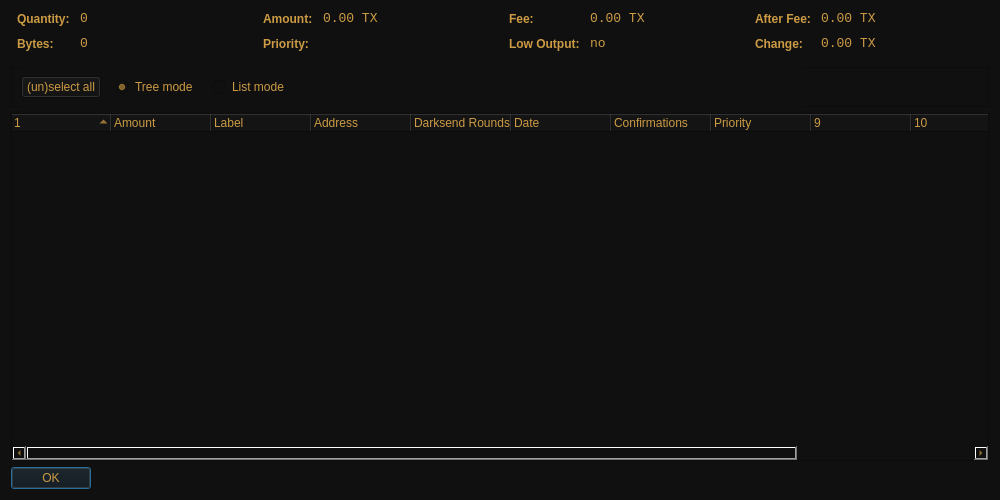
<?xml version="1.0" encoding="UTF-8"?>
<ui version="4.0">
 <class>CoinControlDialog</class>
 <widget class="QDialog" name="CoinControlDialog">
  <property name="geometry">
   <rect>
    <x>0</x>
    <y>0</y>
    <width>1000</width>
    <height>500</height>
   </rect>
  </property>
  <property name="windowTitle">
   <string>Coin Control</string>
  </property>
  <property name="styleSheet">
   <string notr="true">color: rgb(204, 155, 68);
background-color: rgb(16, 16, 16);</string>
  </property>
  <layout class="QVBoxLayout" name="verticalLayout">
   <item>
    <layout class="QHBoxLayout" name="horizontalLayoutTop" stretch="0,0,0,0">
     <property name="topMargin">
      <number>0</number>
     </property>
     <property name="bottomMargin">
      <number>10</number>
     </property>
     <item>
      <layout class="QFormLayout" name="formLayoutCoinControl1">
       <property name="horizontalSpacing">
        <number>10</number>
       </property>
       <property name="verticalSpacing">
        <number>10</number>
       </property>
       <property name="leftMargin">
        <number>6</number>
       </property>
       <property name="rightMargin">
        <number>6</number>
       </property>
       <item row="0" column="0">
        <widget class="QLabel" name="labelCoinControlQuantityText">
         <property name="styleSheet">
          <string notr="true">font-weight:bold;</string>
         </property>
         <property name="text">
          <string>Quantity:</string>
         </property>
        </widget>
       </item>
       <item row="0" column="1">
        <widget class="QLabel" name="labelCoinControlQuantity">
         <property name="font">
          <font>
           <family>Monospace</family>
           <pointsize>10</pointsize>
          </font>
         </property>
         <property name="cursor">
          <cursorShape>IBeamCursor</cursorShape>
         </property>
         <property name="contextMenuPolicy">
          <enum>Qt::ActionsContextMenu</enum>
         </property>
         <property name="text">
          <string notr="true">0</string>
         </property>
         <property name="textInteractionFlags">
          <set>Qt::LinksAccessibleByMouse|Qt::TextSelectableByKeyboard|Qt::TextSelectableByMouse</set>
         </property>
        </widget>
       </item>
       <item row="1" column="0">
        <widget class="QLabel" name="labelCoinControlBytesText">
         <property name="styleSheet">
          <string notr="true">font-weight:bold;</string>
         </property>
         <property name="text">
          <string>Bytes:</string>
         </property>
        </widget>
       </item>
       <item row="1" column="1">
        <widget class="QLabel" name="labelCoinControlBytes">
         <property name="font">
          <font>
           <family>Monospace</family>
           <pointsize>10</pointsize>
          </font>
         </property>
         <property name="cursor">
          <cursorShape>IBeamCursor</cursorShape>
         </property>
         <property name="contextMenuPolicy">
          <enum>Qt::ActionsContextMenu</enum>
         </property>
         <property name="text">
          <string notr="true">0</string>
         </property>
         <property name="textInteractionFlags">
          <set>Qt::LinksAccessibleByMouse|Qt::TextSelectableByKeyboard|Qt::TextSelectableByMouse</set>
         </property>
        </widget>
       </item>
      </layout>
     </item>
     <item>
      <layout class="QFormLayout" name="formLayoutCoinControl2">
       <property name="horizontalSpacing">
        <number>10</number>
       </property>
       <property name="verticalSpacing">
        <number>10</number>
       </property>
       <property name="leftMargin">
        <number>6</number>
       </property>
       <property name="rightMargin">
        <number>6</number>
       </property>
       <item row="0" column="0">
        <widget class="QLabel" name="labelCoinControlAmountText">
         <property name="styleSheet">
          <string notr="true">font-weight:bold;</string>
         </property>
         <property name="text">
          <string>Amount:</string>
         </property>
        </widget>
       </item>
       <item row="0" column="1">
        <widget class="QLabel" name="labelCoinControlAmount">
         <property name="font">
          <font>
           <family>Monospace</family>
           <pointsize>10</pointsize>
          </font>
         </property>
         <property name="cursor">
          <cursorShape>IBeamCursor</cursorShape>
         </property>
         <property name="contextMenuPolicy">
          <enum>Qt::ActionsContextMenu</enum>
         </property>
         <property name="text">
          <string notr="true">0.00 TX</string>
         </property>
         <property name="textInteractionFlags">
          <set>Qt::LinksAccessibleByMouse|Qt::TextSelectableByKeyboard|Qt::TextSelectableByMouse</set>
         </property>
        </widget>
       </item>
       <item row="1" column="0">
        <widget class="QLabel" name="labelCoinControlPriorityText">
         <property name="styleSheet">
          <string notr="true">font-weight:bold;</string>
         </property>
         <property name="text">
          <string>Priority:</string>
         </property>
        </widget>
       </item>
       <item row="1" column="1">
        <widget class="QLabel" name="labelCoinControlPriority">
         <property name="font">
          <font>
           <family>Monospace</family>
           <pointsize>10</pointsize>
          </font>
         </property>
         <property name="cursor">
          <cursorShape>IBeamCursor</cursorShape>
         </property>
         <property name="contextMenuPolicy">
          <enum>Qt::ActionsContextMenu</enum>
         </property>
         <property name="text">
          <string/>
         </property>
         <property name="textInteractionFlags">
          <set>Qt::LinksAccessibleByMouse|Qt::TextSelectableByKeyboard|Qt::TextSelectableByMouse</set>
         </property>
        </widget>
       </item>
      </layout>
     </item>
     <item>
      <layout class="QFormLayout" name="formLayoutCoinControl3">
       <property name="horizontalSpacing">
        <number>10</number>
       </property>
       <property name="verticalSpacing">
        <number>10</number>
       </property>
       <property name="leftMargin">
        <number>6</number>
       </property>
       <property name="rightMargin">
        <number>6</number>
       </property>
       <item row="0" column="0">
        <widget class="QLabel" name="labelCoinControlFeeText">
         <property name="styleSheet">
          <string notr="true">font-weight:bold;</string>
         </property>
         <property name="text">
          <string>Fee:</string>
         </property>
        </widget>
       </item>
       <item row="0" column="1">
        <widget class="QLabel" name="labelCoinControlFee">
         <property name="font">
          <font>
           <family>Monospace</family>
           <pointsize>10</pointsize>
          </font>
         </property>
         <property name="cursor">
          <cursorShape>IBeamCursor</cursorShape>
         </property>
         <property name="contextMenuPolicy">
          <enum>Qt::ActionsContextMenu</enum>
         </property>
         <property name="text">
          <string notr="true">0.00 TX</string>
         </property>
         <property name="textInteractionFlags">
          <set>Qt::LinksAccessibleByMouse|Qt::TextSelectableByKeyboard|Qt::TextSelectableByMouse</set>
         </property>
        </widget>
       </item>
       <item row="1" column="0">
        <widget class="QLabel" name="labelCoinControlLowOutputText">
         <property name="enabled">
          <bool>false</bool>
         </property>
         <property name="styleSheet">
          <string notr="true">font-weight:bold;</string>
         </property>
         <property name="text">
          <string>Low Output:</string>
         </property>
        </widget>
       </item>
       <item row="1" column="1">
        <widget class="QLabel" name="labelCoinControlLowOutput">
         <property name="enabled">
          <bool>false</bool>
         </property>
         <property name="font">
          <font>
           <family>Monospace</family>
           <pointsize>10</pointsize>
          </font>
         </property>
         <property name="cursor">
          <cursorShape>IBeamCursor</cursorShape>
         </property>
         <property name="contextMenuPolicy">
          <enum>Qt::ActionsContextMenu</enum>
         </property>
         <property name="text">
          <string notr="true">no</string>
         </property>
         <property name="textInteractionFlags">
          <set>Qt::LinksAccessibleByMouse|Qt::TextSelectableByKeyboard|Qt::TextSelectableByMouse</set>
         </property>
        </widget>
       </item>
      </layout>
     </item>
     <item>
      <layout class="QFormLayout" name="formLayoutCoinControl4">
       <property name="horizontalSpacing">
        <number>10</number>
       </property>
       <property name="verticalSpacing">
        <number>10</number>
       </property>
       <property name="leftMargin">
        <number>6</number>
       </property>
       <property name="rightMargin">
        <number>6</number>
       </property>
       <item row="0" column="0">
        <widget class="QLabel" name="labelCoinControlAfterFeeText">
         <property name="styleSheet">
          <string notr="true">font-weight:bold;</string>
         </property>
         <property name="text">
          <string>After Fee:</string>
         </property>
        </widget>
       </item>
       <item row="0" column="1">
        <widget class="QLabel" name="labelCoinControlAfterFee">
         <property name="font">
          <font>
           <family>Monospace</family>
           <pointsize>10</pointsize>
          </font>
         </property>
         <property name="cursor">
          <cursorShape>IBeamCursor</cursorShape>
         </property>
         <property name="contextMenuPolicy">
          <enum>Qt::ActionsContextMenu</enum>
         </property>
         <property name="text">
          <string notr="true">0.00 TX</string>
         </property>
         <property name="textInteractionFlags">
          <set>Qt::LinksAccessibleByMouse|Qt::TextSelectableByKeyboard|Qt::TextSelectableByMouse</set>
         </property>
        </widget>
       </item>
       <item row="1" column="0">
        <widget class="QLabel" name="labelCoinControlChangeText">
         <property name="enabled">
          <bool>false</bool>
         </property>
         <property name="styleSheet">
          <string notr="true">font-weight:bold;</string>
         </property>
         <property name="text">
          <string>Change:</string>
         </property>
        </widget>
       </item>
       <item row="1" column="1">
        <widget class="QLabel" name="labelCoinControlChange">
         <property name="enabled">
          <bool>false</bool>
         </property>
         <property name="font">
          <font>
           <family>Monospace</family>
           <pointsize>10</pointsize>
          </font>
         </property>
         <property name="cursor">
          <cursorShape>IBeamCursor</cursorShape>
         </property>
         <property name="contextMenuPolicy">
          <enum>Qt::ActionsContextMenu</enum>
         </property>
         <property name="text">
          <string notr="true">0.00 TX</string>
         </property>
         <property name="textInteractionFlags">
          <set>Qt::LinksAccessibleByMouse|Qt::TextSelectableByKeyboard|Qt::TextSelectableByMouse</set>
         </property>
        </widget>
       </item>
      </layout>
     </item>
    </layout>
   </item>
   <item>
    <widget class="QFrame" name="frame">
     <property name="minimumSize">
      <size>
       <width>0</width>
       <height>40</height>
      </size>
     </property>
     <property name="frameShape">
      <enum>QFrame::StyledPanel</enum>
     </property>
     <property name="frameShadow">
      <enum>QFrame::Sunken</enum>
     </property>
     <widget class="QWidget" name="horizontalLayoutWidget">
      <property name="geometry">
       <rect>
        <x>10</x>
        <y>0</y>
        <width>781</width>
        <height>41</height>
       </rect>
      </property>
      <layout class="QHBoxLayout" name="horizontalLayoutPanel" stretch="0,0,0,0">
       <property name="spacing">
        <number>14</number>
       </property>
       <item>
        <widget class="QPushButton" name="pushButtonSelectAll">
         <property name="sizePolicy">
          <sizepolicy hsizetype="Maximum" vsizetype="Fixed">
           <horstretch>0</horstretch>
           <verstretch>0</verstretch>
          </sizepolicy>
         </property>
         <property name="text">
          <string>(un)select all</string>
         </property>
        </widget>
       </item>
       <item>
        <widget class="QRadioButton" name="radioTreeMode">
         <property name="sizePolicy">
          <sizepolicy hsizetype="Maximum" vsizetype="Fixed">
           <horstretch>0</horstretch>
           <verstretch>0</verstretch>
          </sizepolicy>
         </property>
         <property name="text">
          <string>Tree mode</string>
         </property>
         <property name="checked">
          <bool>true</bool>
         </property>
        </widget>
       </item>
       <item>
        <widget class="QRadioButton" name="radioListMode">
         <property name="sizePolicy">
          <sizepolicy hsizetype="Maximum" vsizetype="Fixed">
           <horstretch>0</horstretch>
           <verstretch>0</verstretch>
          </sizepolicy>
         </property>
         <property name="text">
          <string>List mode</string>
         </property>
        </widget>
       </item>
       <item>
        <spacer name="horizontalSpacer">
         <property name="orientation">
          <enum>Qt::Horizontal</enum>
         </property>
         <property name="sizeHint" stdset="0">
          <size>
           <width>40</width>
           <height>20</height>
          </size>
         </property>
        </spacer>
       </item>
      </layout>
     </widget>
    </widget>
   </item>
   <item>
    <widget class="CoinControlTreeWidget" name="treeWidget">
     <property name="contextMenuPolicy">
      <enum>Qt::CustomContextMenu</enum>
     </property>
     <property name="sortingEnabled">
      <bool>false</bool>
     </property>
     <property name="columnCount">
      <number>12</number>
     </property>
     <attribute name="headerShowSortIndicator" stdset="0">
      <bool>true</bool>
     </attribute>
     <attribute name="headerStretchLastSection">
      <bool>false</bool>
     </attribute>
     <column>
      <property name="text">
       <string/>
      </property>
     </column>
     <column>
      <property name="text">
       <string>Amount</string>
      </property>
     </column>
     <column>
      <property name="text">
       <string>Label</string>
      </property>
     </column>
     <column>
      <property name="text">
       <string>Address</string>
      </property>
     </column>
     <column>
      <property name="text">
       <string>Darksend Rounds</string>
      </property>
     </column>
     <column>
      <property name="text">
       <string>Date</string>
      </property>
     </column>
     <column>
      <property name="text">
       <string>Confirmations</string>
      </property>
      <property name="toolTip">
       <string>Confirmed</string>
      </property>
     </column>
     <column>
      <property name="text">
       <string>Priority</string>
      </property>
     </column>
     <column>
      <property name="text">
       <string/>
      </property>
     </column>
     <column>
      <property name="text">
       <string/>
      </property>
     </column>
     <column>
      <property name="text">
       <string/>
      </property>
     </column>
     <column>
      <property name="text">
       <string/>
      </property>
     </column>
    </widget>
   </item>
   <item>
    <widget class="QDialogButtonBox" name="buttonBox">
     <property name="sizePolicy">
      <sizepolicy hsizetype="Maximum" vsizetype="Fixed">
       <horstretch>0</horstretch>
       <verstretch>0</verstretch>
      </sizepolicy>
     </property>
     <property name="orientation">
      <enum>Qt::Horizontal</enum>
     </property>
     <property name="standardButtons">
      <set>QDialogButtonBox::Ok</set>
     </property>
    </widget>
   </item>
  </layout>
 </widget>
 <customwidgets>
  <customwidget>
   <class>CoinControlTreeWidget</class>
   <extends>QTreeWidget</extends>
   <header>coincontroltreewidget.h</header>
  </customwidget>
 </customwidgets>
 <resources/>
 <connections/>
</ui>
